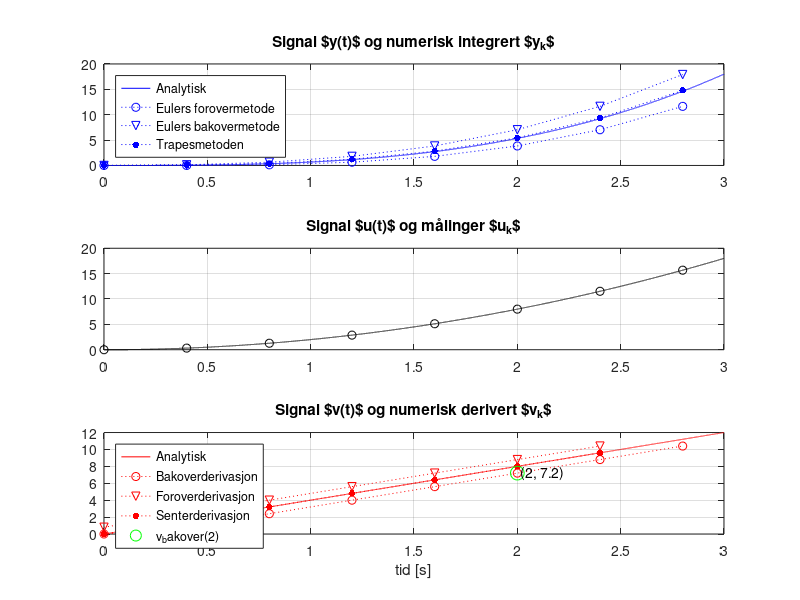

Here is the MATLAB script that generated this plot: (Note: this script raises an error after producing the figure.)
%-----------------------------------------------------------------------
%% a) foregår i Simulink

%%

%-----------------------------------------------------------------------
%% b) Numerisk integrasjon og derivasjon i Matlab
% Sammenligning mot analytiske uttrykk
clear; close all; clc


% - - - - - - - - - - - - - - - - - - - - - - - - - - - - - - - - -
% Starter først med "fasiten", hvor vi definerer kontinuerlig "tid"
% og analytiske uttrykk for u(t), y(t) og v(t) tilsvarende
% ligningene (3), (4) og (5) i oppgaven. Det vil si:
%
% u(t) = 2*t^2
% y(t) = 2/3*t^3, integrert av u(t)
% v(t) = 4*t, derivert av u(t)
%
% Liten verdi på "delta_t" her gir tilnærmet kontinuerlig tid.
% Benytter syntaks "tid" for å skille det fra diskret vektor "t"
% som brukes for t(k).
delta_t = 0.0001;
t_slutt = 3;
tid = 0:delta_t:t_slutt;

% Benytter syntaks "u_t", "y_t" og "v_t" for å fremheve at de
% analytiske uttrykkene er tidskontinuerlige.
% Husk elementvise operasjoner!!!!!!!!

u_t = 2*tid.^2;         % analytisk uttrykk for u(t)
y_t = 2/3*tid.^3;         % analytisk uttrykk for y(t)
v_t = 4*tid;         % analytisk uttrykk for v(t)


% Plotter for å sjekke at det ser riktig ut
figure
subplot(3,1,1)
plot(tid, y_t, 'b-')    % "fasit" analytisk uttrykk
grid on
title('Signal $y(t)$ og numerisk integrert $y_{k}$')

subplot(3,1,2)
plot(tid, u_t, 'k-')
grid on
title('Signal $u(t)$ og målinger $u_{k}$')

subplot(3,1,3)
plot(tid, v_t, 'r-')      % "fasit" analytisk uttrykk
grid on
xlabel('tid [s]')
title('Signal $v(t)$ og numerisk derivert $v_{k}$')
% - - - - - - - - - - - - - - - - - - - - - - - - - - - - - - - - -


% Diskret tids- og signalvektor. Plukker ut målinger fra signalet u(t)
% ved å definere en tidsvektor t = [0, Ts, 2*Ts, ..., t_slutt]
% Benytter syntaks "t" og "u" for de diskret vektorene $t_k$ og $u_k$.
% Indeksering av t og u blir da som t(k) og u(k)
T_s = 0.4;              % samme Ts som i oppgave a) i Simulink
t_slutt = 3;
t = 0:T_s:t_slutt;      % diskret tidsvektor $t_k$
u = 2*t.^2;             % diskret målinger $u_k$


% Initialverdier integrasjon
y_EulerF(1) = 0;
y_EulerB(1) = 0;
y_Trapes(1) = 0;

% Initialverdier derivasjon
v_bakover(1) = 0;
v_senter(1) = 0;

for k = 2:length(u)
    % - - - - Integrasjonsrutinene - - - -
    y_EulerF(k) = y_EulerF(k-1) + T_s * u(k-1);
    y_EulerB(k) = y_EulerB(k-1) + T_s * u(k);
    y_Trapes(k) = y_Trapes(k-1) + T_s * 0.5 *(u(k-1)+u(k));

    % - - - - Derivasjonsrutinene - - - -
    v_bakover(k) = (u(k)-u(k-1)) / T_s;
    v_forover(k-1) = (u(k)-u(k-1)) / T_s;
    if k > 2
        v_senter(k-1) = (u(k)-u(k-2)) / (2*T_s);
    end
end

% Går tilbake til figuren, starter med hold on
subplot(3,1,1)
hold on
plot(t(1:k), y_EulerF, 'b:o')
plot(t(1:k), y_EulerB, 'b:v')
plot(t(1:k), y_Trapes, 'b:.','MarkerSize',15)
legend('Analytisk','Eulers forovermetode', ...
    'Eulers bakovermetode','Trapesmetoden',...
    'Location','northwest')

subplot(3,1,2)
hold on
plot(t, u, 'ko')

subplot(3,1,3)
hold on
plot(t(1:k), v_bakover, 'r:o')
plot(t(1:k-1), v_forover, 'r:v')
plot(t(1:k-1), v_senter, 'r:.','MarkerSize',15)

% Calculate the index k for t(k)=2
k = round(2 / T_s) + 1;

% Plot the value of v_bakover(k) at t(k)=2
subplot(3,1,3)
plot(t(k), v_bakover(k), 'go', 'MarkerSize', 10)

% Annotate the value of v_bakover at t(k)=2
text(t(k), v_bakover(k), [' (' num2str(t(k)) ', ' num2str(v_bakover(k)) ')'])

axis('tight')
legend('Analytisk', 'Bakoverderivasjon',...
    'Foroverderivasjon',...
    'Senterderivasjon',...
    'v_bakover(2)',...
    'Location','northwest')


%-----------------------------------------------------------------------
%% c) foregår for hånd





%-----------------------------------------------------------------------
%% d) Numerisk integrasjon som Matlab-funksjon
clear;close all;clc

% Diskret tids- og signalvektor t(k) og u(k).
% Kopier tilsvarende kode fra deloppgave b).
T_s = 0.4;
t_slutt = 3;
t = 0:T_s:t_slutt;
u = 2*t.^2;

% initialverdi
y(1) = 0;
for k = 2:length(u)
    y(k) = EulersForover(y(k-1), T_s, u(k-1));
end

figure
subplot(2,1,1)
plot(t, u, 'k:o')
grid
title('Signal $u_{k}$')

subplot(2,1,2)
plot(t, y, 'b:o')
grid
title('$y_{k}$, numerisk integrert av $u_{k}$')
legend('Eulers forovermetode')


%- - - - - - - - - - - - - - - - - - - - - - - - - - - - - - -
%% d), generell funksjon for numerisk integrasjon (frivillig)
clear;close all;clc

% Diskret tids- og signalvektor t(k) og u(k).
% Kopier tilsvarende kode fra deloppgave b).
T_s = 0.2;              % samme Ts som i oppgave a) i Simulink
t_slutt = 3;
t = 0:T_s:t_slutt;      % diskret tidsvektor $t_k$
u = 2*t.^2;

% initialverdi
y1(1) = 0;
y2(1) = 0;
y3(1) = 0;

for k = 2:length(u)
    y1(k) = Integrasjon(y1(k-1), T_s, u(k-1):u(k) , metode='EulersForover');
    y2(k) = Integrasjon(y2(k-1), T_s, u(k-1):u(k) , metode='EulersBakover');
    y3(k) = Integrasjon(y3(k-1), T_s, u(k-1):u(k) , metode='Trapes');
end

figure
set(gcf,"Position",[180 130 600 800])

subplot(4,1,1)
% siste element skal ikke være med
bar(t(1:end-1)+T_s/2,u(1:end-1),1,'FaceColor',[0.7 0.7 0.7])
hold on
plot(t,u,'k:o')
grid
title('Estimert arealet under $u_{k}$ ved Eulers forovermetode')
axis([0 3 -5 22])

subplot(4,1,2)
bar(t-T_s/2,u,1,'FaceColor',[0.7 0.7 0.7])
hold on
plot(t,u,'k:o')
grid
title('Estimert arealet under $u_{k}$ ved Euler bakovermetode')
axis([0 3 -5 22])

subplot(4,1,3)
area(t,u,'FaceColor',[0.7 0.7 0.7])
hold on
stem(t,u,'k')
grid
title('Estimert arealet under $u_{k}$ ved trapesmetoden')
axis([0 3 -5 22])

subplot(4,1,4)
plot(t, y1, 'b:o')
hold on
plot(t, y2, 'b:v')
plot(t, y3, 'b:.','markersize',15)
grid
title('$y_{k}$, numerisk integrert av $u_{k}$')
legend('Eulers forovermetode', 'Eulers bakovermetode',...
    'Trapesmetoden','location','northwest')




%{
%-----------------------------------------------------------------------
%% e) Numerisk derivasjon som Matlab-funksjon
clear;close all;clc

% Diskret tids- og signalvektor t(k) og u(k).
% Kopier tilsvarende kode fra deloppgave b).
T_s = ..;
t_slutt = 3;
t = ..;
u = ..;

%initialverdi
v(1) = ..;
for ..
    v(k) = BakoverDerivasjon(.. , ..);
end

figure
subplot(2,1,1)
plot(t, u,'k:o')
grid
title('Signal $u_{k}$')

subplot(2,1,2)
plot(t, v, 'r:o')
grid
title('$v_{k}$, numerisk derivert av $u_{k}$')
legend('Bakoverderivasjon')
%}

%- - - - - - - - - - - - - - - - - - - - - - - - - - - - - - -
%% e) generell funksjon for numerisk derivasjon (frivillig)
clear; close all;clc

% Diskret tids- og signalvektor t(k) og u(k).
% Kopier tilsvarende kode fra deloppgave b).
T_s = 0.4;              % samme Ts som i oppgave a) i Simulink
t_slutt = 3;
t = 0:T_s:t_slutt;      % diskret tidsvektor $t_k$
u = 2*t.^2;

% initialverdi
v1(1) = 0;      % Bakoverderivasjon
v2(1) = 0;      % Foroverderivasjon
v3(1) = 0;      % Senterderivasjon 

for k = 3:length(t)
    v1(k)   = Derivasjon(u(k-2:k), T_s, metode='Bakover');
    v2(k-1) = Derivasjon(u(k-2:k), T_s, metode='Forover');
    v3(k-1) = Derivasjon(u(k-2:k), T_s, metode='Senter');
end

figure
subplot(2,1,1)
plot(t, u,'k:o')
grid
title('Signal $u_{k}$')

subplot(2,1,2)
plot(t, v1, 'r:o')
hold on
plot(t(1:end-1), v2, 'r:v')
plot(t(1:end-1), v3, 'r:.','markersize',15)
grid
title('$v_{k}$, numerisk derivert av $u_{k}$')
legend('Bakoverderivasjon','Foroverderivasjon',...
    'Senterderivasjon','location','southeast')





%-----------------------------------------------------------------------
%% f) Integrasjon av et forsterket signal
clear;close all;clc

% Bestemmer t(k) og u(k)
T_s = 0.4;
t_slutt = 3;
t = 0:T_s:t_slutt;
u = ones(1,length(t));
%u(5:end)=0;

% initialverdi
y1(1) = 0;
y2(1) = 0;

Ki = 1.4;
for k = 2:length(u)
    y1(k) =    EulersForover(y1(k-1), T_s, Ki*u(k-1));
    y2(k) = Ki*EulersForover(y2(k-1), T_s,    u(k-1));
end

figure
set(gcf,'position',[200 70 600 700])
subplot(3,1,1)
bar(t+T_s/2,u,1,'FaceColor',[0.7 0.7 0.7])
hold on
plot(t, u,'ko')
grid
title('Signal $u_{k}$ og arealet under kurven ved Eulers forovermetode' )
yl = ylim;
ylim(yl*1.3)
xlim([0 3])

subplot(3,1,2)
bar(t+T_s/2,Ki*u,1,'FaceColor',[0.7 0.7 0.7])
hold on
plot(t, Ki*u,'ko')
grid
title(['Signal $K_i{\cdot}u_{k}$ og arealet under',...
    ' kurven ved Eulers forovermetode, $K_i$=',num2str(Ki)])
yl = ylim;
ylim(yl*1.3)
xlim([0 3])

subplot(3,1,3)
plot(t, y1, 'b:o')
hold on
plot(t, y2, 'r:o')
grid
title('Signalene $y_{1,k}$ og $y_{2,k}$')
yl = ylim;
ylim(yl*1.3)
legend('{\tt y1(k) = EulersForover(y1(k-1), T\_s, Ki*u(k-1))}',...
    '{\tt y2(k) = Ki*EulersForover(y2(k-1), T\_s, u(k-1))}',...
    'location','northwest')





%{
%-----------------------------------------------------------------------
%% g) Effekten av støy ved numerisk derivasjon
clear;close all;clc

% Bestemmer t(k) og u(k)
T_s = 0.4;
t_slutt = 3;
t = 0:T_s:t_slutt;
u1 = ones(1,length(t));
u2 = u1 + 0.02*randn(1,length(t));

% initialverdi
y1(1) = 0;     % Eulers forovermetode på signal uten støy
y2(1) = 0;     % Eulers forovermetode på signal med støy

v1(..) = 0;   % bakoverderivasjon av signal uten støy
v2(..) = 0;   % bakoverderivasjon av signal med støy
v3(..) = 0;     % senterderivasjon av signal med støy
for k = 2:length(t)
    y1(k) = Integrasjon(y1(k-1), T_s, u1(k-1:k), metode='EulersForover');
    y2(k) = Integrasjon(y2(k-1), T_s, u2(k-1:k), metode='EulersForover');

    if k ..
        v1(k)   = Derivasjon(u1(k-2:k), T_s, metode='Bakover');
        v2(k)   = Derivasjon(u2(k-2:k), T_s, metode='Bakover');
        v3(k-1) = Derivasjon(u2(k-2:k), T_s, metode='Senter');
    end
end

figure
set(gcf,'position',[100 200 800 600])
subplot(3,2,1)
plot(t, u1, 'k:o')
grid
title('Signal {\tt u1}')
legend('Signal uten st{\o}y',...
    'location','northeast')
ylim([0.8 1.2])

subplot(3,2,2)
plot(t, u2,'k:o')
grid
title('Signal {\tt u2}')
legend('Signal med st{\o}y',...
    'location','northeast')
ylim([0.8 1.2])

subplot(3,2,3)
plot(t, v1, 'r:o')
grid
title('Signal {\tt v1}')
legend('Bakoverderivasjon av signal uten st{\o}y',...
    'location','northeast')
ylim([-0.5 0.5])

subplot(3,2,4)
plot(t, v2, 'r:o')
grid
title('Signal {\tt v2}')
legend('Bakoverderivasjon av signal med st{\o}y',...
    'location','northeast')
ylim([-0.1/T_s 0.1/T_s])

subplot(3,2,5)
plot(t, y1, 'b:o')
hold on
plot(t, y2, 'b:.')
xlabel('tiden $t$ [s]')
grid
title('Signal {\tt y1} og {\tt y2}')
legend('Eulers forovermetode av signal uten st{\o}y',...
    'Eulers forovermetode av signal med st{\o}y',...
    'location','best')

subplot(3,2,6)
plot(t(1:end-1), v3, 'r:.','markersize',15)
title('Signal {\tt v3}')
xlabel('tiden $t$ [s]')
grid
legend('Senterderivasjon av signal med st{\o}y',...
    'location','northeast')
ylim([-0.1/T_s 0.1/T_s])

sgtitle(['Tidsskritt $T_s$=',num2str(T_s),' sekund'])




%}

%-----------------------------------------------------------------------
%% h) Fenomenet nedfolding
clear; close all; clc

f_1 = 0.1;  % Hz
f_2 = 0.3;  % Hz
f_3 = 0.5;  % Hz
f_4 = 0.8;  % Hz
f_5 = 1.3;  % Hz

% "kontinuerlig" tid for analoge signal
t_slutt = 15; % sekund
delta_t = 0.001;
tid = 0:delta_t:t_slutt;  % liten delta_t gir "kontinuerlig" tid

% Bestemmer bestemmer t(k) basert på samplingsfrekvens
f_s = 0.6;     % [Hz], samplingsfrekvens, endre på denne
T_s = 1/f_s;   % [sek], sampletid, beregnet fra f_s
t = 0:T_s:t_slutt;

% - - - - - - - - - - - - - - - - - - - - - - - - - - - - -
% Lager et "analogt" og et diskret signal av de fem signalene
% - - - - - - - - - - - - - - - - - - - - - - - - - - - - -
x1_a = sin(2*pi*f_1*tid);   % "analogt" signal
x1_d = sin(2*pi*f_1*t);     % diskret signal

x2_a = sin(2*pi*f_2*tid);
x2_d = sin(2*pi*f_2*t);

x3_a = sin(2*pi*f_3*tid);
x3_d = sin(2*pi*f_3*t);

x4_a = sin(2*pi*f_4*tid);
x4_d = sin(2*pi*f_4*t);

x5_a = sin(2*pi*f_5*tid);
x5_d = sin(2*pi*f_5*t);

% Lager et sammensatt signal av alle
% de 5 signalene
x_a = x1_a + x2_a + x3_a + x4_a + x5_a;
x_d = x1_d + x2_d + x3_d + x4_d + x5_d;

figure
set(gcf,'position',[550 100 550 850])
subplot(7,1,1)
plot(tid, x1_a,'r-', t, x1_d,'b:o')
title(['$x_1(t)=\sin(2\pi',num2str(f_1),'t)$'])

subplot(7,1,2)
plot(tid, x2_a,'r-', t, x2_d,'b:o')
title(['$x_2(t)=\sin(2\pi',num2str(f_2),'t)$'])

subplot(7,1,3)
plot(tid, x3_a,'r-', t, x3_d,'b:o')
title(['$x_3(t)=\sin(2\pi',num2str(f_3),'t)$'])

subplot(7,1,4)
plot(tid, x4_a,'r-', t, x4_d,'b:o')
title(['$x_4(t)=\sin(2\pi',num2str(f_4),'t)$'])

subplot(7,1,5)
plot(tid, x5_a,'r-', t, x5_d,'b:o')
title(['$x_5(t)=\sin(2\pi',num2str(f_5),'t)$'])

sgtitle(['Sampling av analoge signal. ',...
    'Samplingsfrekvens $f_s=$ ',num2str(f_s),' Hz'])

subplot(7,1,6)
plot(tid, x_a,'r-', t, x_d,'bo')
ax = axis;
title(['Analogt signal $x(t)=\sum_{i=1}^5 x_i(t)$ ',...
    'inneholder frekvensomr{\aa}det ',...
    num2str(f_1),'-',num2str(f_5),' Hz'])

subplot(7,1,7)
plot(t, x_d,'b-')
axis(ax)
title(['Med $f_s{=}$',num2str(f_s),' Hz er maksimal',...
    ' frekvens i $x_{k}$ lik $f_N{=}$',num2str(f_s/2),' Hz'])




%{
%-----------------------------------------------------------------------
%% i) FIR-filter
clear; close all; clc

% Bestemmer t(k)
f_s = 10;
T_s = 1/f_s;
t_slutt = 10;
t = 0:T_s:t_slutt;

% Målesignalet x(k) er bare støy
rng(8)
x = rand(1,length(t));

% initialisering
y_FIR(1) = ..;

for k = ..
    M = 10;
    % juster på M her
    y_FIR(k) = ..
end

figure
plot(t, x, 'b','linewidth',1)
hold on
plot(t, y_FIR, 'r-','linewidth',1)
title(['FIR-filtrering, $T_s=$ ',num2str(T_s)])
legend('signal $x_k$',...
    ['$y_{k,FIR}$, $M=$ ',num2str(M)])


%- - - - - - - - - - - - - - - - - - - - - - - - - - - - - - -
%% i) FIR-filter, effekten av M
clear; close all; clc

% Bestemmer t(k)
f_s = 10;
T_s = 1/f_s;
t_slutt = 10;
t = 0:T_s:t_slutt;

% Målesignalet x(k) er bare støy
rng(2)
x = rand(1,length(t));

% initialisering
y_FIR1(1) = ..
y_FIR2(1) = ..
y_FIR3(1) = ..
M = [10, 30, 50];

for k = 2:length(t)
    y_FIR1(k) = FIR_filter(x(1:k),M(1));
    y_FIR2(k) = FIR_filter(x(1:k),M(2));
    y_FIR3(k) = FIR_filter(x(1:k),M(3));
end

figure
plot(t, x, 'b','linewidth',1)
hold on
plot(t, y_FIR1, 'r-','linewidth',1)
plot(t, y_FIR2, 'g-','linewidth',1)
plot(t, y_FIR3, 'k-','linewidth',1)
title(['FIR-filtrering, $T_s=$ ',num2str(T_s)])
legend('signal $x_k$',...
    ['$y_{k,FIR}$, $M=$ ',num2str(M(1))],...
    ['$y_{k,FIR}$, $M=$ ',num2str(M(2))],...
    ['$y_{k,FIR}$, $M=$ ',num2str(M(3))])




%-----------------------------------------------------------------------
%% j) IIR-filter
clear; close all; clc

% Bestemmer t(k)
f_s = 10;
T_s = 1/f_s;
t_slutt = 10;
t = 0:T_s:t_slutt;

% målesignalet x(k) er bare støy
rng(8)
x = rand(1,length(t));

% initialisering
y_IIR(1) = ..
alfa = 0.05;

for k = 2:length(t)
    y_IIR(k) = ..
end

figure
plot(t, x, 'b','linewidth',1)
hold on
plot(t, y_IIR, 'r-','linewidth',1)
title(['IIR-filtrering, $T_s=$ ',num2str(T_s)])
legend('signal $x_k$',...
    ['$y_{k,IIR}$, $\alpha=$ ',num2str(alfa)])


%- - - - - - - - - - - - - - - - - - - - - - - - - - - - - - -
%% j) IIR-filter, effekten av alfa
clear; close all; clc

% Bestemmer t(k)
f_s = 10;
T_s = 1/f_s;
t_slutt = 10;
t = 0:T_s:t_slutt;

% Målesignalet x(k) er bare støy
rng(8)
x = rand(1,length(t));

% initialisering
y_IIR1(1) = ..
y_IIR2(1) = ..
y_IIR3(1) = ..
alfa = [0.05, 0.1, 0.2];

for k = 2:length(t)
    y_IIR1(k) = IIR_filter(y_IIR1(k-1),x(k),alfa(1));
    y_IIR2(k) = IIR_filter(y_IIR2(k-1),x(k),alfa(2));
    y_IIR3(k) = IIR_filter(y_IIR3(k-1),x(k),alfa(3));
end


figure
plot(t, x, 'b','linewidth',1)
hold on
plot(t, y_IIR1, 'r-','linewidth',1)
plot(t, y_IIR2, 'g-','linewidth',1)
plot(t, y_IIR3, 'k-','linewidth',1)
title(['IIR-filtrering, $T_s=$ ',num2str(T_s)])
legend('signal $x_k$',...
    ['$y_{k,IIR}$, $\alpha=$ ',num2str(alfa(1))],...
    ['$y_{k,IIR}$, $\alpha=$ ',num2str(alfa(2))],...
    ['$y_{k,IIR}$, $\alpha=$ ',num2str(alfa(3))])



%-----------------------------------------------------------------------
%% k) Filtrering av ulike testsignal
clear; close all; clc

% Bestemmer t(k)
f_s = 2;      % samplingsfrekvens Hz
T_s = 1/f_s;  % samplingstid sekund
t_slutt = 30;
t = 0:T_s:t_slutt;

% - - - - - - - - - - - - - - - - - - - -
% x1, impuls
% - - - - - - - - - - - - - - - - - - - -
x1 = zeros(1,length(t));
t_impuls = 10;        % tidspunkt impuls
k = t_impuls/T_s+1;   % k*Ts=t_impuls, '+1' pga Matlabindeks
x1(k) = 1;            % en 1'er ved t=t_impuls sekund

% - - - - - - - - - - - - - - - - - - - -
% x2, firkantpuls (sprang opp og ned)
% - - - - - - - - - - - - - - - - - - - -
x2 = zeros(1,length(t));
t_sprang1 = 10;        % tidspunkt sprang start
t_sprang2 = 20;        % tidspunkt sprang slutt
k1 = t_sprang1/T_s+1;  % k1*Ts=t_sprang1
k2 = t_sprang2/T_s+1;  % k2*Ts=t_sprang2
x2(k1:k2) = 1;

% - - - - - - - - - - - - - - - - - - - -
% x3, sinus med frekvens f=0.1 Hz
% - - - - - - - - - - - - - - - - - - - -
f = 0.1;
x3 = 0.1*sin(2*pi*f*t) + 0.2;

% - - - - - - - - - - - - - - - - - - - -
% x4, sinus med støy
% - - - - - - - - - - - - - - - - - - - -
x4 = x3 + 0.03*randn(1,length(t));

% ------------------------------------------------
% Velg hvilket signal som skal filtreres.
x = x1;
% For x1 og x2 er det smart å bruke kurveform = ':x';
% For x3 og x4 er det smart å bruke kurveform = '-';
kurveform = ':x';
% ------------------------------------------------

% initialisering
y_FIR(1) = ..
y_IIR(1) = ..
alfa = 0.3;
M = 10;

for k = 2:length(t)
    y_FIR(k) = FIR_filter(x(1:k),M);
    y_IIR(k) = IIR_filter(y_IIR(k-1),x(k),alfa);
end

figure
subplot(2,2,1)
plot(t, x, ['b',kurveform],'linewidth',1)
grid
title(['signal $x_k$, $f_s=$ ',num2str(f_s),...
    ' Hz, $T_s=$ ',num2str(T_s),' s'])
yl = ylim;
yl = [yl(1)*0.9, yl(2)*1.05];
ylim(yl)

subplot(2,2,2)
plot(t, y_FIR, ['r',kurveform],'linewidth',1)
grid
title(['$y_{k,FIR}$, $M=$ ',num2str(M)])
ylim(yl)

subplot(2,2,3)
plot(t, y_IIR, ['g',kurveform],'linewidth',1)
grid
title(['$y_{k,IIR}$, $\alpha=$ ',num2str(alfa)])
ylim(yl)

subplot(2,2,4)
plot(t, x, ['b',kurveform],'linewidth',1)
hold on
plot(t, y_FIR, ['r',kurveform],'linewidth',1)
grid
title('Sammenligning')
ylim(yl)



%-----------------------------------------------------------------------
%% l) IIR-basert lavpass- og høypassfiltrering av Chirp-signal
clear; close all; clc

% Bestemmer t(k)
f_s = 1000;
T_s = 1/f_s;
t_slutt = 10;
t = 0:T_s:t_slutt;

f_initial = 0.1;
f_target = 10;
t_target = t_slutt;
f = ..
x = ..

y1_IIR(1) = x(1);
alfa = 0.01;

y2_IIR(1) = 0;
a1 = 0.95;
b0 = 0.7;
b1 = -0.7;

for k = 2:length(t)
    y1_IIR(k) = (1-alfa)*y1_IIR(k-1) + alfa*x(k);
    y2_IIR(k) = a1*y2_IIR(k-1) + b0*x(k) + b1*x(k-1);
end

figure
plot(t, x, 'b')
hold on
plot(t, y1_IIR, 'r')
plot(t, y2_IIR, 'g')
title(['IIR-filtrering av chirp-signal, $f_s=$ ',num2str(f_s),' Hz'])
legend('signal $x_k$',...
    ['Lavpass: $y_{k,IIR}$, $\alpha=$ ',num2str(alfa)],...
    ['H{\o}ypass: $y_{k,IIR}$, $a_1=$ ',num2str(a1),...
    ', $b_0=$ ',num2str(b0),', $b_1=$ ',num2str(b1)])
yl = ylim;
ylim(yl*1.1)


%-----------------------------------------------------------------------
%% m) foregår i Simulink




%-----------------------------------------------------------------------
%% n) Demonstrasjon av sampling og nedfolding
%
% Innhold:
%  - Visualisering av sampling i "sanntid"
%  - Velg frekvens f og samplingsfrekvens f_s fra meny
%
% ---------------------------------------------------------

clear; close all; clc

figure
set(gcf,'position',[400 400 650 700])
subplot(3,1,1)

% Høyeste frekvens [Hz] på signalet y(t) som skal samples.
% Juster gjerne på denne og studer effekten
% --------------------------------------------------------
f = 4.2;
% --------------------------------------------------------
T_p = 1/f;           % periode for signalet
delta_t = T_p/20;    % kontinuerlig tid består av 20 punkter i en periode
t_slutt = 6;
tid = 0:delta_t:t_slutt;  % kontinuerlig tid for "analogt" signal

%------------------------------------------------------------
% Velg hvilket signal du vil sample
% Du kan også lage helt egne signal om du vil.
%------------------------------------------------------------
y_t = sin(2*pi*f*tid);
%y_t = sin(2*pi*f*tid) + sin(2*pi*0.5*f*tid);
%y_t = sin(2*pi*f*tid) + sin(2*pi*0.5*f*tid) + sin(2*pi*0.1*f*tid);


% Plotter i sin helhet det analoge signalet yt) som skal samples
plot(tid,y_t,'r')
axis([0 t_slutt min(y_t)*1.1 max(y_t)*1.1])
title(['Analogt sinussignal $y(t)$ med høyeste frekvens $f=',...
    num2str(f),'$ Hz som skal samples.'])

% Initialverdi for samplet signal y(k)
y(1) = y_t(1);

% Indeks for sampling nummer k
k = 1;

% Åpner en dialogboks for input. Svaret fs er en cell
fs = inputdlg('Hvilken samplingsfrekvens vil du bruke? ');
Ts = 1/eval(fs{:});
% lager samplingstidspunkt t(k)
t_k = 0:Ts:t_slutt+Ts;

for i = 1:length(tid)

    % Viser det analoge signalet y(t) i "sanntid" frem til tid(i)
    subplot(3,1,2)
    plot(tid(1:i),y_t(1:i),'r')
    axis([0 t_slutt min(y_t)*1.1 max(y_t)*1.1])
    hold on
    grid on
    title(['Signal $y(t)$ og m{\aa}linger $y_k$,',...
        'samplingsfrekvens $f_s=',num2str(1/Ts), '$'])

    % Sjekker om vi skal sample
    if tid(i) >= t_k(k)
        % tar en måling y(k) av analogt signal y_t
        y(k) = y_t(i);
        k = k + 1;
    end
    plot(t_k(1:k-1),y(1:k-1),'bo')
    drawnow

    % benytter hold off for å unngå at figuren består av 100-vis av linjer
    hold off

    subplot(3,1,3)
    plot(t_k(1:k-1),y(1:k-1),'bo')
    axis([0 t_slutt min(y_t)*1.1 max(y_t)*1.1])
    grid on
    title('M{\aa}linger $y_k$')
    xlabel('tiden $t$ [s]')

end

hold on
plot(t_k(1:k-1),y(1:k-1),'b-')



% ---------------------------------------------------------
%% o)
%
% Innhold:
%  - Oppsamling ved bruk av interp-funksjonen
%  - beregning av sinus med sind-funksjonen
%
% ---------------------------------------------------------


clear; close all; clc

% Fakta om vinkelmålingen
delta_phi = 220;      % antall grader mellom hver måling
T_s = 0.2;            % tidsskritt mellom hver måling
w_d = delta_phi/T_s;  % vinkelhastighet i grader/s
noRounds = 10;         % antall runder rotasjon

% Registrerte vinkelmålinger i grader
VinkelPosMotorB = 0:delta_phi:360*noRounds;
noMeas = length(VinkelPosMotorB);   % antall målinger
t_k = 0:T_s:(noMeas-1)*T_s;   % tidsvektor

% Beregner sinusverdien av vinkelposisjonen
% gitt som y(t) = sin(w*t)

y = sind(w_d*t_k);    % sind() for degrees

% Plotter hvordan motoren har rotert
figure
set(gcf,'position',[285 400 750 500])
subplot(2,2,1)
plot(t_k,VinkelPosMotorB,'bo:')
xlabel('tid [s]')
ylabel('[$^{\circ}$]')
title('Vinkelposisjon $\varphi^{\circ}$ ved',...
    ['vinkelhastighet $\omega_d = ',num2str(w_d),...
    '~[^{\circ}$/s]'])

subplot(2,2,2)
plot(t_k,y,'b:o')
title('Estimat p{\aa} rotasjon, $y_k=\sin(\omega_d{\cdot} t_k)$')
xlabel('tid [s]')

uiwait(msgbox('Trykk OK for å oppsample'))

% Rekonstruerer signalet ved å legge inn
% n målinger og tidspunkt mellom hver
% samplet måling og måletidspunkt. Bruker interp-kommando.
n = 7;
VinkelPosMotorB_up = interp(VinkelPosMotorB,n);
t_k_up = interp(t_k,n);

% Beregner sinus på ny, w_d er den samme
y_up = sind(w_d*t_k_up);

% Plotter på nyi samme figur
subplot(2,2,3)
plot(t_k,VinkelPosMotorB,'bo:')
hold on
plot(t_k_up, VinkelPosMotorB_up,'r.-')
ylabel('[$^{\circ}$]')
title('Oppsamplet vinkelposisjon $\varphi_{up}^{\circ}$')
xlabel('tid [s]')

subplot(2,2,4)
plot(t_k_up, y_up,'rx-')
hold on
plot(t_k,y,'bo:')
xlabel('tid [s]')
title('Reell rotasjon, $y_k=\sin(\omega_d{\cdot} t_{k,up})$')

%}